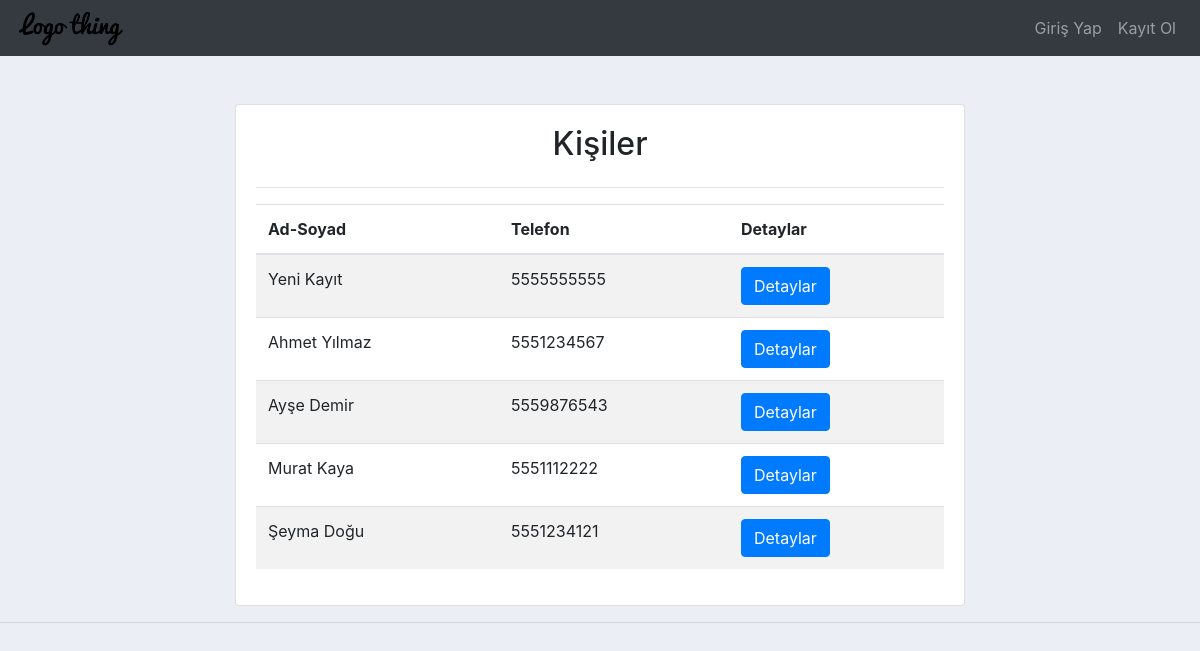
The page /kisiler/ on the database as committed earlier.
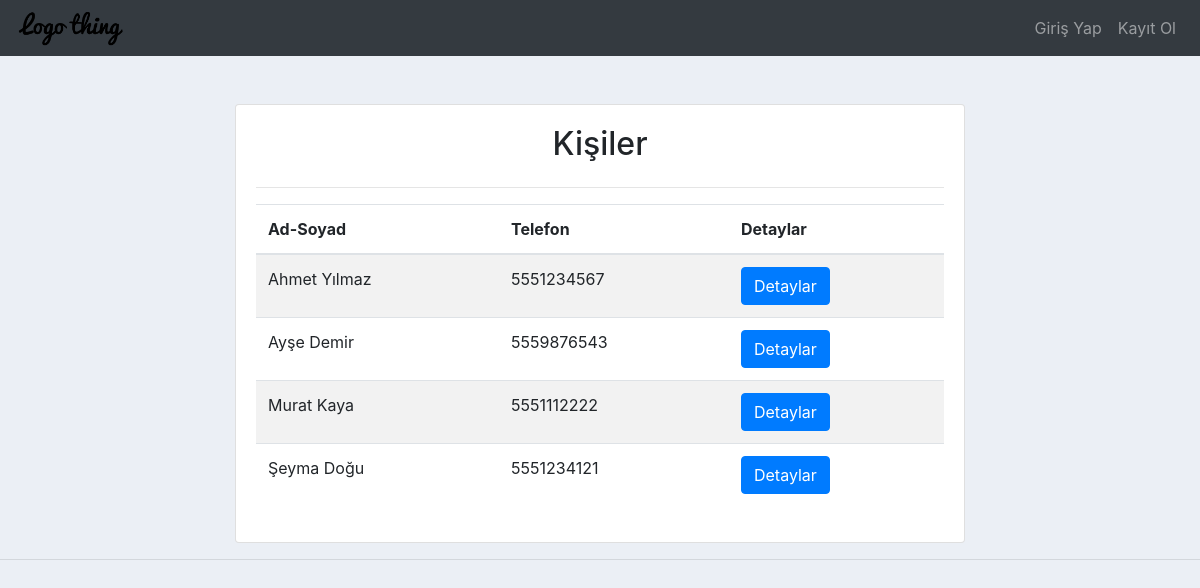
The same page on the database as committed later.
### accounts/models.py (models this page shows, shortened)
class KisiRehberi(models.Model):
    ad = models.CharField(max_length=50)
    soyad = models.CharField(max_length=50)
    telefon = models.CharField(max_length=11)
    email = models.EmailField()
    sirket = models.ForeignKey('Sirket', on_delete=models.CASCADE)

### accounts/views.py (the view)
# urls.py: path('kisiler/', views.kisiler, name="kisiler"),
def kisiler(request):
    kisiler = KisiRehberi.objects.all()
    form = KisiForm()
    context = {
        'kisiler': kisiler,
        'form': form
    }
    return render(request, 'kisiler.html', context)

### accounts/templates/kisiler.html
{% extends "main.html" %}
{% load static %}
{% block content %}
<div class="container mt-5">
    <div class="row justify-content-center">
        <div class="col-md-8">
            <div class="card shadow">
                <div class="card-body">
                  <h2 class="card-title text-center mb-4">Kişiler</h2>
                  <hr>
                    <table class="table table-striped">
                      <thead>
                        <tr>
                          <th>Ad-Soyad</th>
                          <th>Telefon</th>
                          <th>Detaylar</th>
                        </tr>
                      </thead>
                      <tbody>
                        {% for kisi in kisiler %}
                          <tr>
                            <td>{{ kisi.ad }} {{ kisi.soyad }}</td>
                            <td>{{ kisi.telefon }}</td>
                            <td>
                              <a href="{% url 'kisi_detay' kisi.id %}" class="btn btn-primary">Detaylar</a>
                          </td>
                          </tr>
                        {% endfor %}
                      </tbody>
                    </table>
                </div>
            </div>
        </div>
    </div>
</div>
{% endblock %}

Rows that differ between the two databases and show on the page:
removed KisiRehberi: ad "Yeni", soyad "Kayıt", telefon "5555555555"
